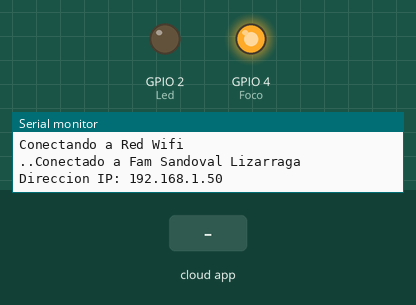
Recording of a sketch running on a simulated ESP32. Shown: output pins drawn as LEDs (lit = HIGH), the last lines printed to the serial monitor. The inputs (shaded band) are chosen by the test bench. WiFi joins after 1.5 s; servers stay silent unless stated.

Above: at 3.2 s.
3.3 s: the phone or cloud app sets Foco to 64
At 4.2 s:
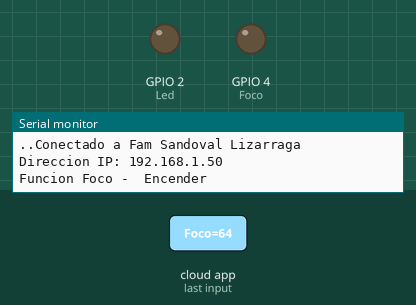
4.8 s: the phone or cloud app sets Foco to 0
At 5.3 s:
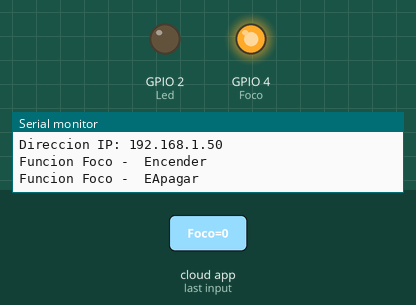
6.3 s: the phone or cloud app sets Foco to 128
At 7.7 s:
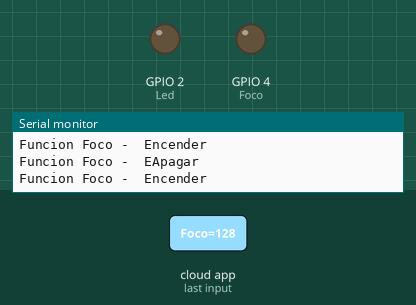
Timing chart, 0 to 9.3 s (numbered marks = the images above; inputs shaded):
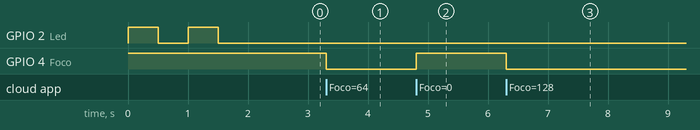

Measured:
- after the input at 3.3 s, GPIO 4 (Foco): HIGH → LOW at once
- after the input at 4.8 s, GPIO 4 (Foco): LOW → HIGH at once
- after the input at 6.3 s, GPIO 4 (Foco): HIGH → LOW at once

The sketch:

AlexaESP.ino
```cpp
//Practica 4 Prender Foco con Alexa
#include <WiFi.h>
#include <Espalexa.h>

int Led = 2; //Indicamos el Led para Depuracion
int Foco = 4; //Indicamos el Pin para prender el foco
const char* ssid = "Fam Sandoval Lizarraga";
const char* password = "Sandovallizarraga7275";
//const char* ssid = "RedChila";
//const char* password = "123456789";
Espalexa alexita;

void FuncionFoco(uint8_t brightness); //Prototipo de Funcion que prende el foco
//Conecta al Wifi
void ConectarWifi() {
  if (WiFi.status() != WL_CONNECTED) {
    WiFi.mode(WIFI_STA);
    WiFi.begin(ssid, password);
    Serial.println("");
    Serial.println("Conectando a Red Wifi");
    while (WiFi.status() != WL_CONNECTED) {
      digitalWrite(Led, 1);
      delay(500);
      digitalWrite(Led, 0);
      delay(500);
      Serial.print(".");
    }
    Serial.print("Conectado a ");
    Serial.println(ssid);
    Serial.print("Direccion IP: ");
    Serial.println(WiFi.localIP());

  }
}
void setup() {
  Serial.begin(115200);
  pinMode(Led, OUTPUT); //Indicamos los Pines de Salida
  pinMode(Foco, OUTPUT);
  digitalWrite(Foco, 1); //Apagamos el Foco por Default
  ConectarWifi();
  alexita.addDevice("Foco", FuncionFoco); //Añadimos el Dispositivo para que lo reconozca alexa
  alexita.begin();
}

void loop() {
  ConectarWifi();
  alexita.loop();
  delay(1);
}

void FuncionFoco(uint8_t brightness) {
  Serial.print("Funcion Foco - ");

  if (brightness) {
    digitalWrite(Foco, 0);
    Serial.println(" Encender ");
  }
  else {
    digitalWrite(Foco, 1);
    Serial.println(" EApagar ");
  }
}
```
